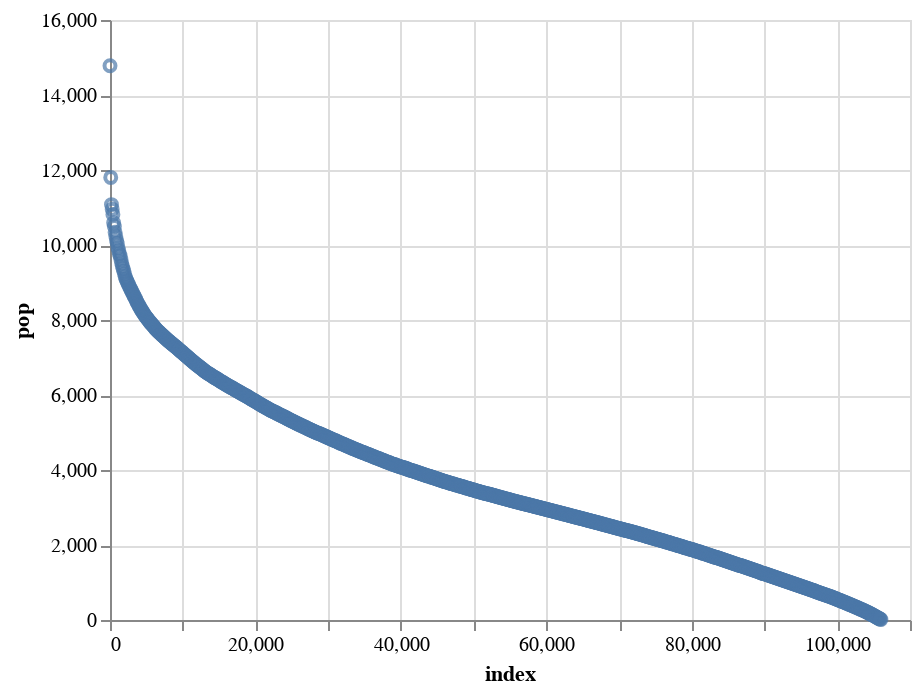

The code cell stored with this chart in its notebook:
### Code cell
alt.Chart(df.reset_index()[::100]).mark_point().encode(
    x='index',
    y='pop',
)

### Figure 1 — Vega-Lite specification as saved in the notebook (floating-point values rounded to 4 significant figures; data arrays with more than 128 entries replaced by an {"elided": "..."} marker saying what was removed)
{"$schema": "https://vega.github.io/schema/vega-lite/v3.3.0.json", "config": {"mark": {"tooltip": null}, "view": {"height": 300, "width": 400}}, "data": {"name": "data-ddbe1bc5626a3e9787c74825cc838914"}, "datasets": {"data-ddbe1bc5626a3e9787c74825cc838914": {"elided": "1061 records"}}, "encoding": {"x": {"field": "index", "type": "quantitative"}, "y": {"field": "pop", "type": "quantitative"}}, "mark": "point"}
